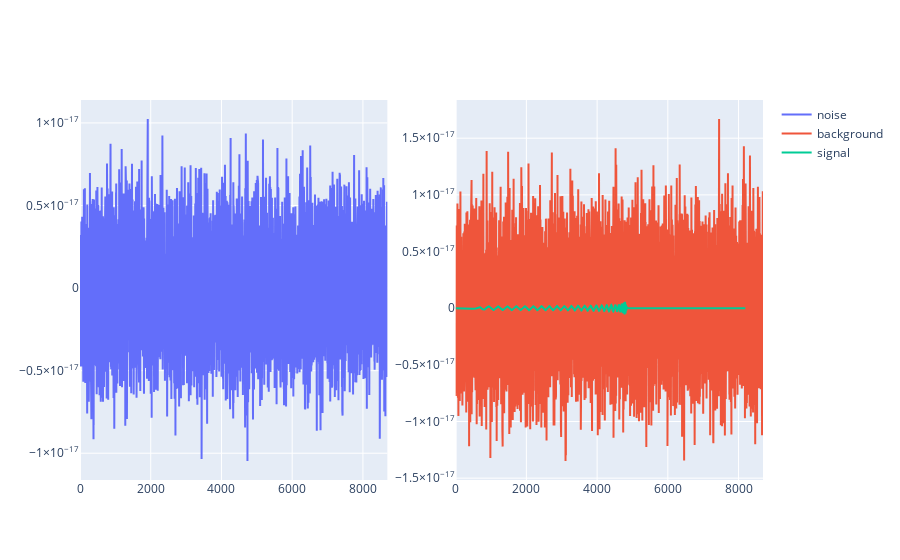

Here is the notebook cell this chart was saved with:
### Code cell
import numpy as np
from plotly.subplots import make_subplots
import plotly.graph_objects as go

# get the index corresponding to the first pure noise time series
background_idx = np.argmin(gau_labels)
# get the index corresponding to the first noise + gravitational wave time series
signal_idx = np.argmax(gau_labels)

print(background_idx, signal_idx)

ts_noise = noisy_gausignals[background_idx]
ts_background = noisy_gausignals[signal_idx]
ts_signal = gw_gausignals[signal_idx]

fig = make_subplots(rows=1, cols=2)

fig.add_trace(
    go.Scatter(x=list(range(len(ts_noise))), y=ts_noise, mode="lines", name="noise"),
    row=1,
    col=1,
)

fig.add_trace(
    go.Scatter(
        x=list(range(len(ts_background))),
        y=ts_background,
        mode="lines",
        name="background",
    ),
    row=1,
    col=2,
)

fig.add_trace(
    go.Scatter(x=list(range(len(ts_signal))), y=ts_signal, mode="lines", name="signal"),
    row=1,
    col=2,
)
fig.show()

### Figure 1 — Plotly figure (JSON) as saved in the notebook; plotly's stock layout.template omitted (floating-point values rounded to 4 significant figures; data arrays with more than 128 entries replaced by an {"elided": "..."} marker saying what was removed)
{"data": [{"mode": "lines", "name": "noise", "type": "scatter", "x": {"elided": "8692 int values"}, "xaxis": "x", "y": {"elided": "8692 float values"}, "yaxis": "y"}, {"mode": "lines", "name": "background", "type": "scatter", "x": {"elided": "8692 int values"}, "xaxis": "x2", "y": {"elided": "8692 float values"}, "yaxis": "y2"}, {"mode": "lines", "name": "signal", "type": "scatter", "x": {"elided": "8192 int values"}, "xaxis": "x2", "y": {"elided": "8192 float values"}, "yaxis": "y2"}], "layout": {"xaxis": {"anchor": "y", "domain": [0, 0.45]}, "xaxis2": {"anchor": "y2", "domain": [0.55, 1]}, "yaxis": {"anchor": "x", "domain": [0, 1]}, "yaxis2": {"anchor": "x2", "domain": [0, 1]}}}
